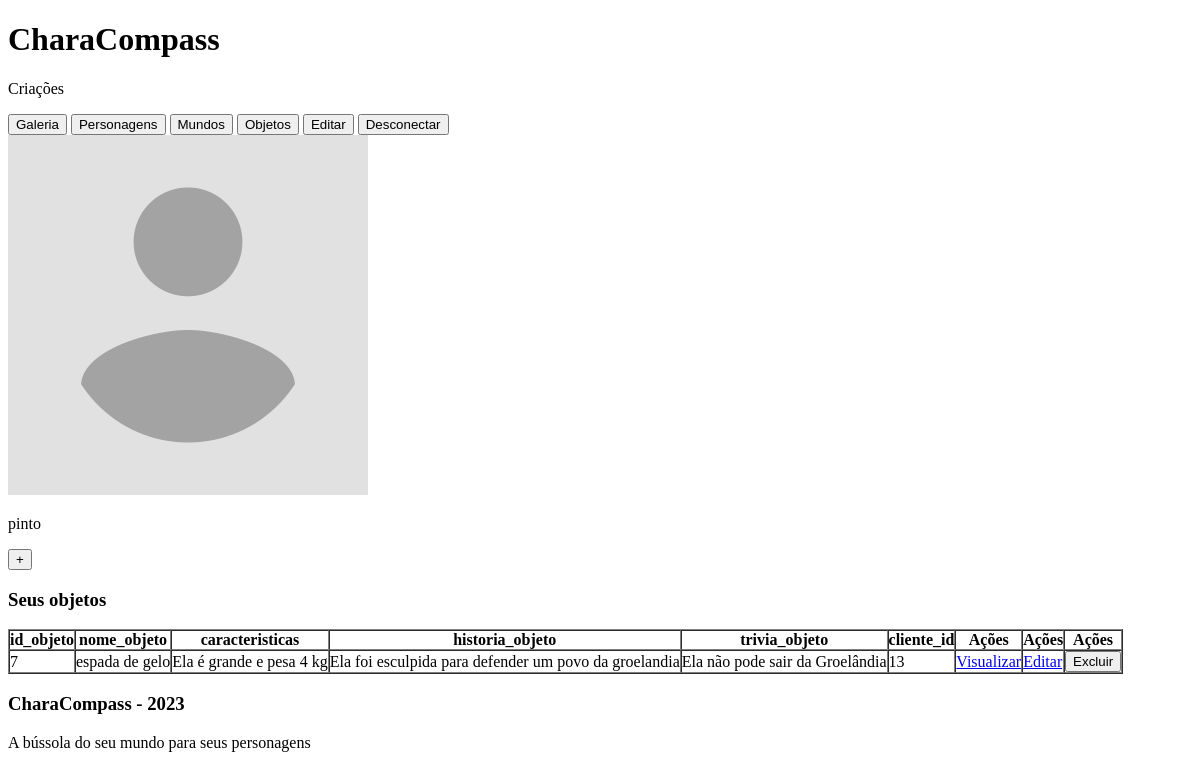
Page /View/objetosUsuario.php (signed in) on the earlier database version.
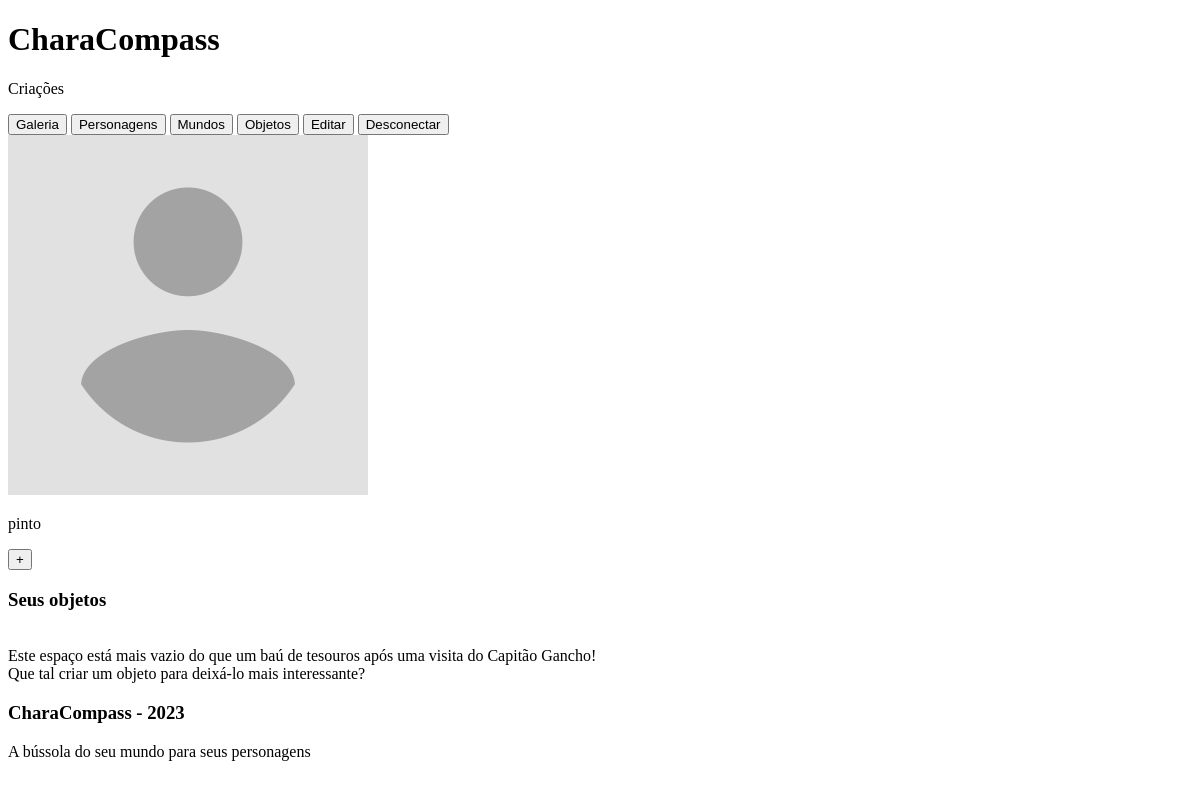
Same page on the later database version.
### tables this page shows
CREATE TABLE `objeto` (
  `id_objeto` int(255) NOT NULL,
  `nome_objeto` varchar(255) NOT NULL,
  `caracteristicas` text DEFAULT NULL,
  `historia_objeto` text DEFAULT NULL,
  `trivia_objeto` text DEFAULT NULL,
  `cliente_id` int(255) NOT NULL,
  `imagem` varchar(255) DEFAULT NULL
);

### Model/Objeto.class.php (the view, shortened to what this page needs)
<?php
class Objeto{
    function listarObjeto() {
        try {
            $pdo = conexao();
            $pdo->setAttribute(PDO::ATTR_ERRMODE, PDO::ERRMODE_EXCEPTION);
            $clienteId = $_SESSION['id'];
            $stmt = $pdo->prepare("SELECT * FROM objeto WHERE cliente_id = :clienteId ORDER BY nome_objeto");
            $stmt->bindParam(':clienteId', $clienteId);
            $stmt->execute();
            $linha = $stmt->fetch(PDO::FETCH_ASSOC);
            if (!$linha) {
                echo '<br>';
                echo "Este espaço está mais vazio do que um baú de tesouros após uma visita do Capitão Gancho! <br>  Que tal criar um objeto para deixá-lo mais interessante?";
            } else {
                echo "<div id=\"list\" class=\"row\">";
                echo "<div class=\"table-responsive col-md-12\">";
                echo "<table border=1 class=\"table table-striped\" cellspacing=\"0\" cellpadding=\"0\">";
                echo "<thead>";
                echo "<tr>";
                echo "<th>id_objeto</th>";
                echo "<th>nome_objeto</th>";
                echo "<th>caracteristicas</th>";
                echo "<th>historia_objeto</th>";
                echo "<th>trivia_objeto</th>";
                echo "<th>cliente_id</th>";
                echo "<th class=\"actions\">Ações</th>";
                echo "<th class=\"actions\">Ações</th>";
                echo "<th class=\"actions\">Ações</th>";
                echo "</tr>";
                echo "</thead>";
                echo "<tbody>";
                do {
                    echo "<tr>";
                    echo "<td align=left>". $linha['id_objeto'] ."</td>";
                    echo "<td align=left>". $linha['nome_objeto'] ."</td>";
                    echo "<td align=left>". $linha['caracteristicas'] ."</td>";
                    echo "<td align=left>". $linha['historia_objeto'] ."</td>";
                    echo "<td align=left>". $linha['trivia_objeto'] ."</td>";
                    echo "<td align=left>". $linha['cliente_id'] ."</td>";
                    echo "<td>";
                    echo "<a class=\"btn btn-success btn-xs\" href=\"perfilObjeto.php?id=". $linha['id_objeto'] ."\">Visualizar</a>";
                    echo "</td>";
                    echo "<td>";
                    echo "<a class=\"btn btn-warning btn-xs\" href=\"editarObjeto.php?id=". $linha['id_objeto'] ."\">Editar</a>";
                    echo "</td>";
                    echo "<td>";
                    echo '<button class="btn btn-danger btn-xs" onclick="confirmarExclusao(' . $linha['id_objeto'] . ')">Excluir</button>';
                    echo "</td>";
                    echo "</tr>";
                } while ($linha = $stmt->fetch(PDO::FETCH_ASSOC));
                echo "</tbody>";
                echo "</table>";
                echo "</div>";
                echo "</div>";
            }
        } catch(PDOException $e) {
            echo 'Erro na operação de listar objetos';
        }
    }
}
?>

### View/objetosUsuario.php (shortened to what this page needs)
<?php
include_once('../Model/objeto.class.php');
?>
<!DOCTYPE html>
<html lang="en">
<head>
</head>
<body>
    <header>
        <h1> CharaCompass </h1>
        <p> Criações </p>
    </header>
    <nav>
        <button class="nav_button" onclick="abreGaleria()"> Galeria </button>
        <button class="nav_button" onclick="abrePersonagens()"> Personagens </button>
        <button class="nav_button" onclick="abreMundos()"> Mundos </button>
        <button class="nav_button" onclick="abreObjetos()"> Objetos </button>
        <button class="nav_perfil" onclick="abreEditar()"> Editar </button>
        <button class="nav_perfil" onclick="desconectar()"> Desconectar </button>
    </nav>
    <div id="main">
        <div class="explicacao01">
        <img id="pfp" src="Imagens/avatarplaceholder.png" alt="Foto de perfil">
            <div class="conteudo">
                <p id="username"><?php echo $_SESSION['nome'] ?></p>
            </div>
        </div>
       <div id="adição">
                <button id="btn_add" onclick="criarObjeto()"> + </button>
            </div>
      <h3 id="titulo_pagina"> Seus objetos </h3>
      <div id="galeria">
      <?php
      $id = 0;
      $nome = "";
      $caracteristicas = "";
      $historia = "";
      $trivia = "";
      $cliente_id = "";
      $objeto = new Objeto($id, $nome, $caracteristicas, $historia, $trivia, $cliente_id);
      $objeto->listarObjeto();
      ?>
      </div>
      </div>
    <footer>
        <h3> CharaCompass - 2023 </h3>
        <p> A bússola do seu mundo para seus personagens </p>
    </footer>
</body>
</html>

Differences in the rows shown:
removed objeto: id_objeto "7", nome_objeto "espada de gelo", caracteristicas "Ela é grande e pesa 4 kg", historia_objeto "Ela foi esculpida para defender um povo da groelandia", trivia_objeto "Ela não pode sair da Groelândia", cliente "13"
Other differences:
text no longer shown: "id_objeto nome_objeto caracteristicas historia_objeto trivia_objeto cliente_id Ações Ações Ações"
text now shown: "Este espaço está mais vazio do que um baú de tesouros após uma visita do Capitão Gancho! Que tal criar um objeto para deixá-lo mais interessante?"
